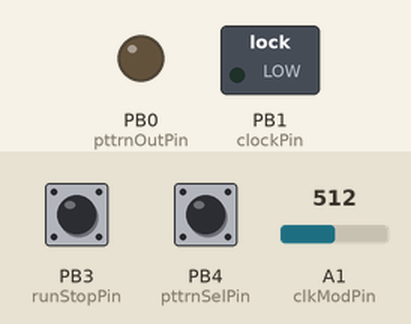
Simulated run of this sketch. Board: ATtiny85, built with avr-gcc and run on an emulated ATtiny85. On the bench: switched loads named in the sketch (green lamp = pin HIGH), output pins drawn as LEDs (lit = HIGH). Dashed ring = blinking. The test bench sets the inputs (shaded band); at power-on: PB3 (runStopPin) LOW, A1 (clkModPin) = 512, PB4 (pttrnSelPin) HIGH. Random numbers use the default seed unless the sketch sets one.

Above: at 1.2 s.
1.3 s: PB3 (runStopPin) pulled HIGH for 0.15 s
At 1.63 s:
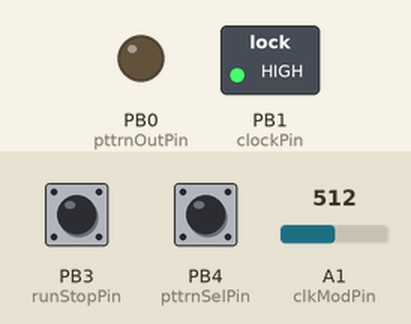
4.4 s: A1 (clkModPin) set to 942
7.4 s: A1 (clkModPin) set to 952
8.9 s: PB4 (pttrnSelPin) pulled LOW for 0.15 s
At 11.08 s:
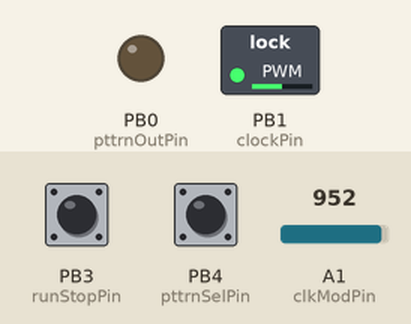
11.9 s: PB3 (runStopPin) pulled HIGH for 0.15 s
At 13.3 s:
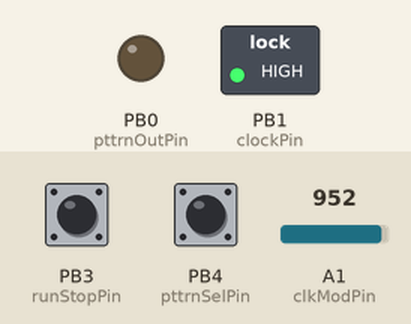
13.6 s: PB3 (runStopPin) pulled HIGH for 1 s
At 15.36 s:
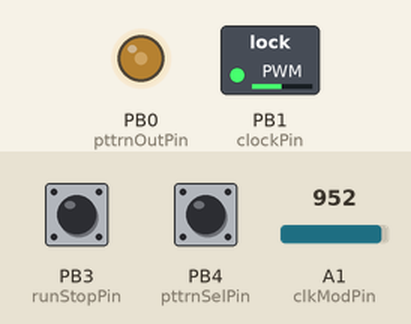
Timing chart, 0 to 30.3 s (numbered marks = the images above; inputs shaded):
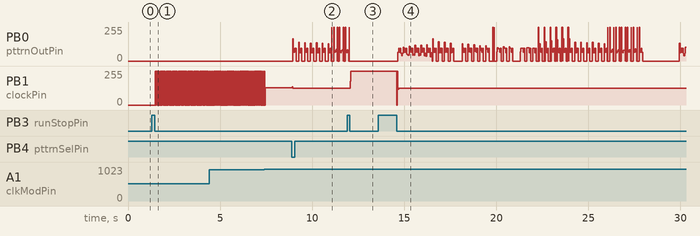

The sketch:

timeseeds_attiny85_0520.ino
```cpp
// (licence header left out)
// Hardware pins on ATTiny85:
const uint8_t runStopPin = 3; // 3 Run/Stop the clock
const uint8_t pttrnSelPin = 4; // 4 Pattern Select
const uint8_t clkModPin = A1; // A1 ADC input for clock modulation
const uint8_t clockPin = 1; // 1 Main Clock output
const uint8_t pttrnOutPin = 0; // 0 Pattern Output

// Global Variables
bool active = 0; // 0 stop, 1 run
float clkInterval = 62500.0; // Default is 120bpm in quavers, as microseconds
uint32_t clkI; // int conversion of the above, probably non-critical but faster to process
const uint16_t ADCLimit = 900; // Approximate upper voltage in 10bit received by ADC

void setup() {
  // Hardware Pin Setup
  pinMode(runStopPin, INPUT);
  pinMode(pttrnSelPin, INPUT_PULLUP);
  pinMode(clockPin, OUTPUT);
  pinMode(pttrnOutPin, OUTPUT);
}

void loop() {
  runStop();

  // 'active' controls the rest of the loop:
  if(active) {
    clockTime(); // Main clock modulation and output
    pattern(); // Gate pattern generator and output
  }
}

void runStop() {
  bool runStop = digitalRead(runStopPin); // runStop button boolean
  static bool l_runStop = 0; // transition for runStop
  static uint32_t rsTimer = millis(); // Debounce timer

  // If debounce has timed out, check if the button state has changed:
  if((millis() - rsTimer) >= 50) {
    if(runStop != l_runStop) {
      l_runStop = runStop;
      rsTimer = millis();

      // If the button/trigger was released/went low, change active state:
      // This is because the high state holds the CD4024 in reset, so it potentially can go out of sync
      if(!runStop) active = !active;
    }
  }
}

void clockTime() {
  static uint32_t clkTimer = micros(); // main clock state timer (this is half a step)
  uint16_t clkMod = analogRead(clkModPin); // Read from the ADC (potentiometer+CV)
  static uint16_t l_clkMod; // Used for pot noise reduction
  static bool clkState; // 0 low clock, 1 high clock;

  // Reduce noise from the ADC by only registering changes greater than 3.
  if(clkMod > (l_clkMod+3) || clkMod < (l_clkMod-3)) {
    l_clkMod = clkMod;
    // Map the ADC reading to a range to scale the clock frequency
    int16_t cfshift = map(clkMod, 0, ADCLimit, 40, -30);
    // Use anti-log function to adjust clock, centre frequency is 120bpm and the clock
    // generates quavers and divides down, therefore cf = 62500µS. Range is approx.
    // 15bpm - 480bpm
    // n.b 20 'steps' of the scale should half or double the frequency
    clkInterval = 62500*pow(1.03526, cfshift);
    // Worth converting to an int here so float math isn't used constantly by clock
    clkI = clkInterval;
  }

  if((micros()-clkTimer) >= (clkI/2)) {
    clkTimer = micros();
    clkState = !clkState;

    digitalWrite(clockPin, clkState);
  }
}

// Generate Gate Patterns over 4 beats duration
// Trigger mode sets the pin low every other semiquaver
// Gate mode sets variable gate length pattern
// Trigger is default on reset
void pattern() {
  static bool pattern[32];
  static uint32_t pttnTimer = micros();
  bool pttBtn = digitalRead(pttrnSelPin); // Pattern button boolean
  static bool l_pttBtn = 0; // transition for pattern button
  static uint32_t btnTimer = millis(); // Debounce timer
  static uint32_t pttnStep = 0; // counter to iterate pattern step
  static uint32_t holdtime = 0; // Timer to check for click or hold
  static bool pttnMode = 0; // 0 for gate mode, 1 for trigger mode
  static bool pttnFlipflop = 0; // Soft flip flop for trigger mode

  // If button pressed, generate a new pattern sequence
  // Check for button pin transition if debounce timer expires:
  if((millis()-btnTimer) >= 50) {
    if(pttBtn != l_pttBtn) {
      l_pttBtn = pttBtn;
      btnTimer = millis();

      // If the button was pressed:
      if(!pttBtn) {
        holdtime = millis();
        // writes a 32 item array with random bits
        for(uint8_t n = 0; n < 32; n++) {
          pattern[n] = random(2); // Write a bit (or not) into pattern[n]
        }
      }
      // If the button was released:
      else {
        // Long press means switch mode:
        if((millis()-holdtime) > 1000) {
          pttnMode = !pttnMode;
        }
      }
    }
  }

  // Iterate through the pattern:
  // Gate mode:
  if(!pttnMode) {
    if((micros()-pttnTimer) >= (clkI/2)) {
      pttnTimer = micros();

      digitalWrite(pttrnOutPin, pattern[pttnStep]);
      pttnStep++;
      if(pttnStep >= 32) pttnStep = 0;
    }
  }
  // Trigger mode:
  else {
    if((micros()-pttnTimer) >= (clkI/4)) {
      pttnTimer = micros();

      if(pttnFlipflop) {
        digitalWrite(pttrnOutPin, pattern[pttnStep]);
        pttnStep++;
        if(pttnStep >= 32) pttnStep = 0;
      }
      else {
        digitalWrite(pttrnOutPin, LOW);
      }
      pttnFlipflop = !pttnFlipflop;
    }
  }
}
```

Measured:
- after the input at 1.3 s, PB1 (clockPin): alternates 255/255 for 0.03 s and 0/255 for 0.03 s, starting after 0.18 s
- after the input at 8.9 s, PB1 (clockPin): 130/255 → 126/255 at once
- after the input at 11.9 s, PB1 (clockPin): 126/255 → 255/255 after 0.17 s
- after the input at 13.6 s, PB1 (clockPin): 255/255 → 125/255 after 1.0 s
